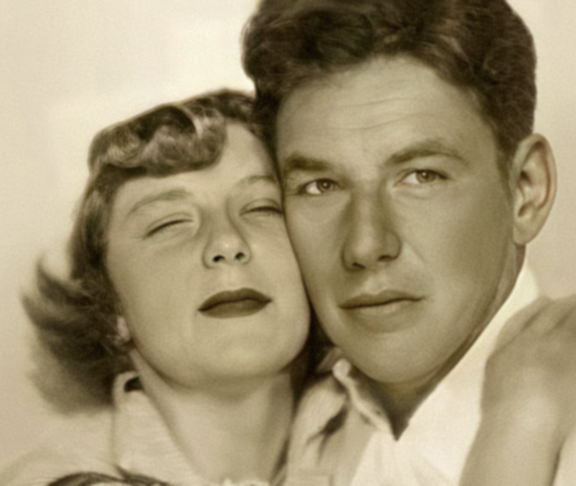
#> input picture tests/data/low_contrast_soft_reference.png, 576 x 486 px; its folder holds only this picture in this run
$ python -i regions.py   (imports and definitions only)
#> lines starting #> are read from the running program, lines starting #| are printed output that depends on the picture; after the words box and inside, x2 and y2 are one past the last pixel; in counts of white or black regions, pixels touching at a corner belong together
from __future__ import annotations

from pathlib import Path

import numpy as np
from PIL import Image, ImageDraw

from veriedit._compat import cv2, ndimage


def defect_masks(image: np.ndarray) -> dict[str, np.ndarray]:
    gray = _to_gray(image)
#> in _to_gray, `return cv2.cvtColor(image, cv2.COLOR_RGB2GRAY).astype(np.float32)`:
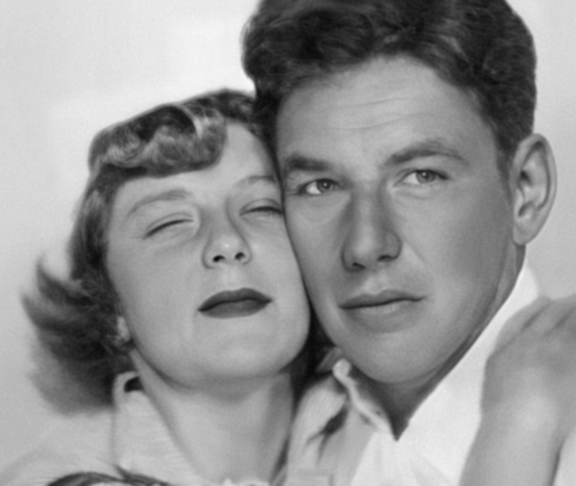
#> returned value: shape (486, 576) float32; min 8, max 249, mean 146.9
    median = _median_gray(gray, 5)
    residual = np.abs(gray - median)
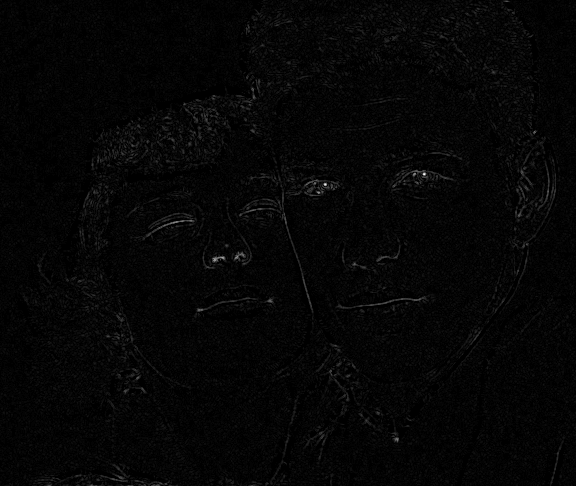
#> residual: shape (486, 576) float32; min 0, max 57, mean 1.3; drawn with min black and max white
    dust_mask = residual > max(8.0, residual.mean() + residual.std() * 0.9)
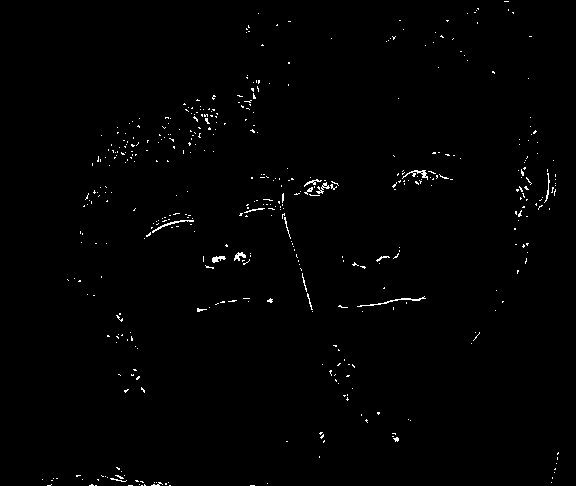
#> dust_mask: shape (486, 576) bool; 0.85% white in thin lines or dots, all inside (x1, y1, x2, y2) = (42, 1, 559, 486)

    if cv2 is not None:
        background = cv2.GaussianBlur(gray, (0, 0), sigmaX=3.0)
        scratch_residual = np.abs(gray - background)
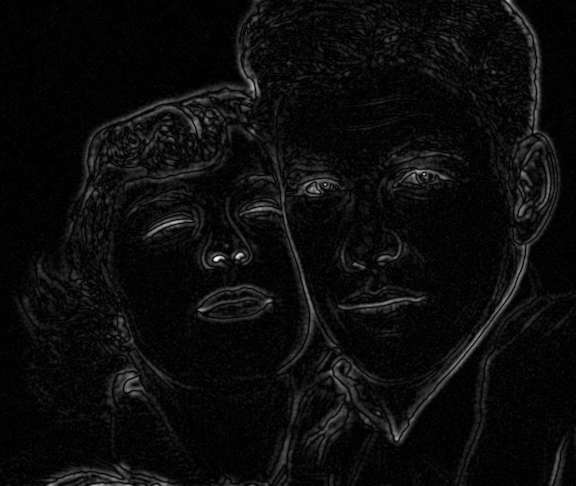
#> scratch_residual: shape (486, 576) float32; min 0, max 82.35, mean 3.9; drawn with min black and max white
        scratch_mask = scratch_residual > (scratch_residual.mean() + scratch_residual.std() * 1.25)
#> scratch_mask: shape (486, 576) bool; 9% white; 725 white regions (575 under 20 px), largest, box (x1, y1, x2, y2) and area: (380, 170, 557, 445) 2551, (78, 0, 262, 197) 1527, (501, 0, 558, 165) 1510
        scratch_kernel = cv2.getStructuringElement(cv2.MORPH_RECT, (1, 5))
        scratch_mask = cv2.morphologyEx(scratch_mask.astype(np.uint8), cv2.MORPH_OPEN, scratch_kernel).astype(bool)
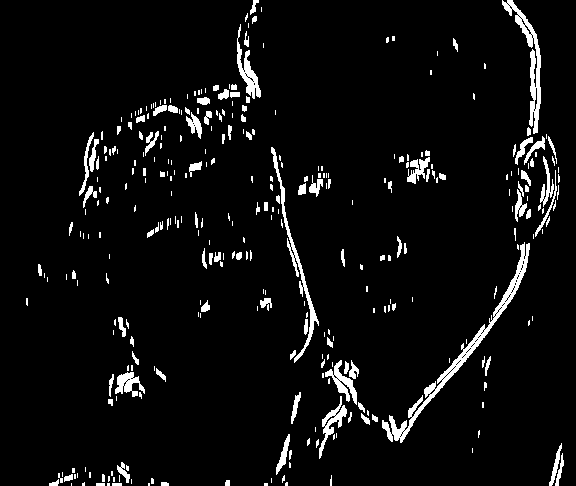
#> scratch_mask: shape (486, 576) bool; 5.2% white; 331 white regions (210 under 20 px), largest, box (x1, y1, x2, y2) and area: (382, 242, 530, 443) 2078, (502, 0, 541, 134) 1177, (271, 147, 319, 363) 951
    else:
        scratch_residual = np.abs(gray - _median_gray(gray, 9))
        scratch_mask = scratch_residual > (scratch_residual.mean() + scratch_residual.std() * 1.1)

    border = max(8, int(min(gray.shape[:2]) * 0.08))
#> border = 38
    edge_mask = np.zeros_like(gray, dtype=bool)
    edge_mask[:border, :] = True
    edge_mask[-border:, :] = True
    edge_mask[:, :border] = True
    edge_mask[:, -border:] = True
    edge_damage = edge_mask & ((gray >= 245.0) | (gray <= 15.0))
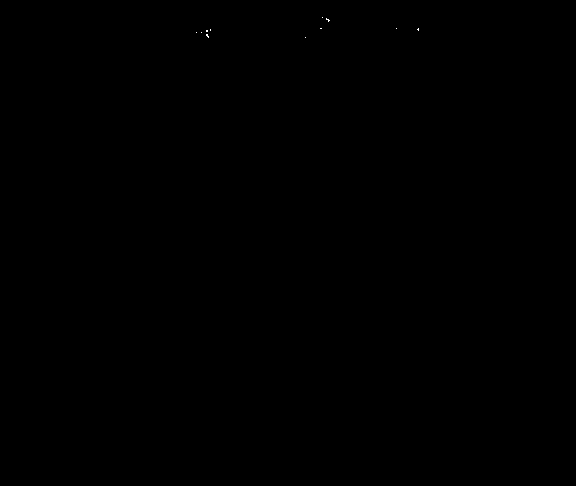
#> edge_damage: shape (486, 576) bool; 0.01% white in thin lines or dots, all inside (x1, y1, x2, y2) = (196, 17, 419, 38)
    defect_union = dust_mask | scratch_mask | edge_damage
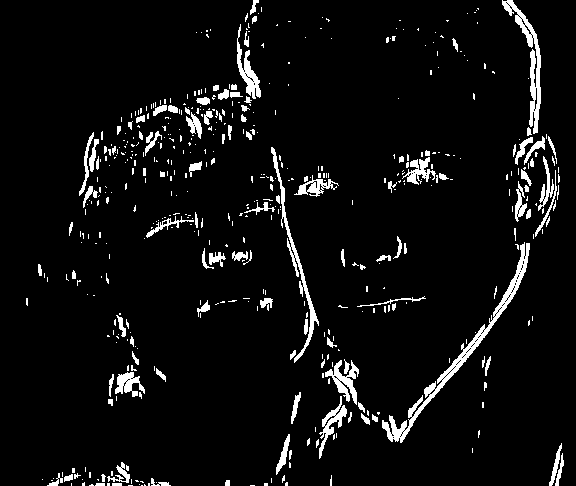
#> defect_union: shape (486, 576) bool; 5.7% white; 508 white regions (393 under 20 px), largest, box (x1, y1, x2, y2) and area: (382, 242, 530, 443) 2086, (502, 0, 541, 134) 1184, (271, 147, 319, 363) 968
    return {
        "dust_mask": dust_mask,
        "scratch_mask": scratch_mask,
        "edge_damage_mask": edge_damage,
        "defect_union": defect_union,
    }


# [75 lines left out: functions region_summary, save_mask_artifacts, _save_overlay_board, _connected_boxes, not called in this run]


def _to_gray(image: np.ndarray) -> np.ndarray:
    if cv2 is not None:
        return cv2.cvtColor(image, cv2.COLOR_RGB2GRAY).astype(np.float32)
    return np.dot(image[..., :3], [0.299, 0.587, 0.114]).astype(np.float32)


def _median_gray(image: np.ndarray, kernel: int) -> np.ndarray:
    if cv2 is not None:
        return cv2.medianBlur(image.astype(np.uint8), kernel).astype(np.float32)
    padded = np.pad(image, ((kernel // 2, kernel // 2), (kernel // 2, kernel // 2)), mode="edge")
    output = np.zeros_like(image, dtype=np.float32)
    for row in range(image.shape[0]):
        for col in range(image.shape[1]):
            output[row, col] = float(np.median(padded[row : row + kernel, col : col + kernel]))
    return output

>>> import cv2
>>> picture = cv2.cvtColor(cv2.imread('../../../tests/data/low_contrast_soft_reference.png'), cv2.COLOR_BGR2RGB)
>>> result = defect_masks(picture)
#> result = 4 items

$ run again, on tests/data/portrait_crop_reference.png
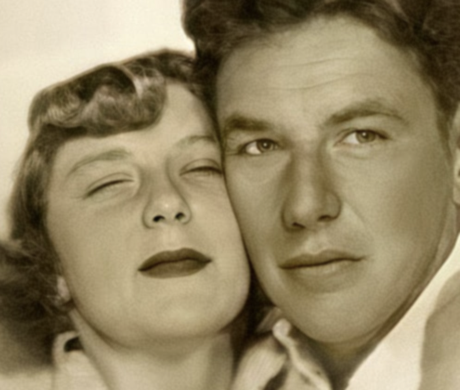
#> input picture tests/data/portrait_crop_reference.png, 460 x 390 px
#> in defect_masks, `dust_mask = residual > max(8.0, residual.mean() + residual.std() * 0.9)`:
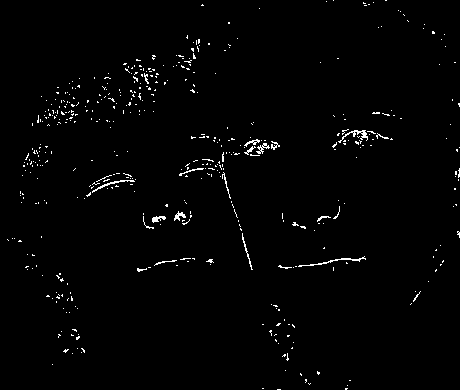
#> dust_mask: shape (390, 460) bool; 1.4% white in thin lines or dots
#> edge_damage: shape (390, 460) bool; 0.07% white; 7 white regions (6 under 20 px), largest, box (x1, y1, x2, y2) and area: (244, 0, 258, 16) 112
#> in defect_masks, `defect_union = dust_mask | scratch_mask | edge_damage`:
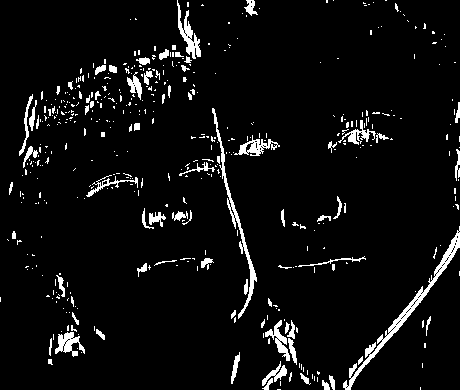
#> defect_union: shape (390, 460) bool; 5.5% white; 465 white regions (389 under 20 px), largest, box (x1, y1, x2, y2) and area: (343, 226, 460, 390) 1345, (212, 108, 257, 319) 821, (177, 0, 201, 59) 474
#> result = 4 items

$ run again, on tests/data/portrait_crop_source.png
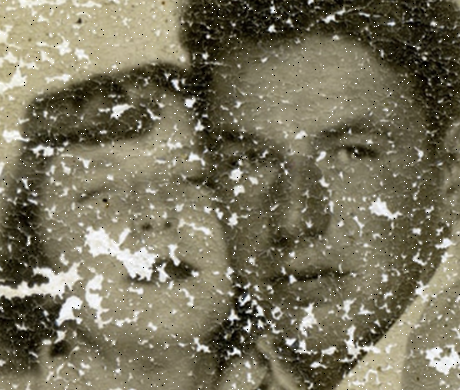
#> input picture tests/data/portrait_crop_source.png, 460 x 390 px
#> in defect_masks, `dust_mask = residual > max(8.0, residual.mean() + residual.std() * 0.9)`:
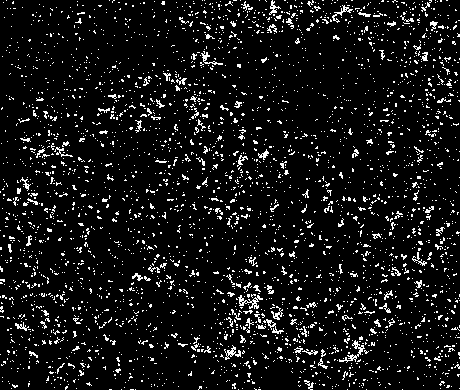
#> dust_mask: shape (390, 460) bool; 7.9% white in thin lines or dots
#> edge_damage: shape (390, 460) bool; 1% white in thin lines or dots
#> in defect_masks, `defect_union = dust_mask | scratch_mask | edge_damage`:
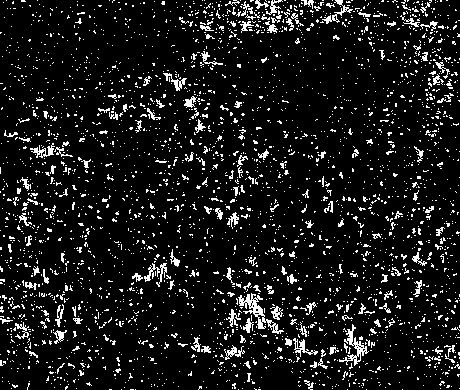
#> defect_union: shape (390, 460) bool; 9.6% white in thin lines or dots
#> result = 4 items
